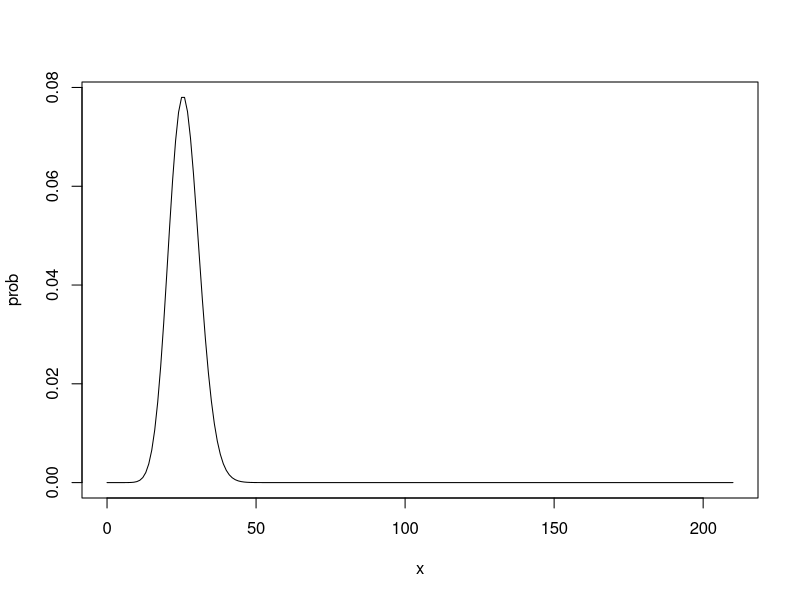

Write the R code that produced this figure. (Note: this script raises an error after producing the figure.)
# Poisson dist plot

require(ggplot2)

x <- seq(0,210,1)
prob <- dpois(x, 26)
plot(x,prob, type = "l")

plot()

